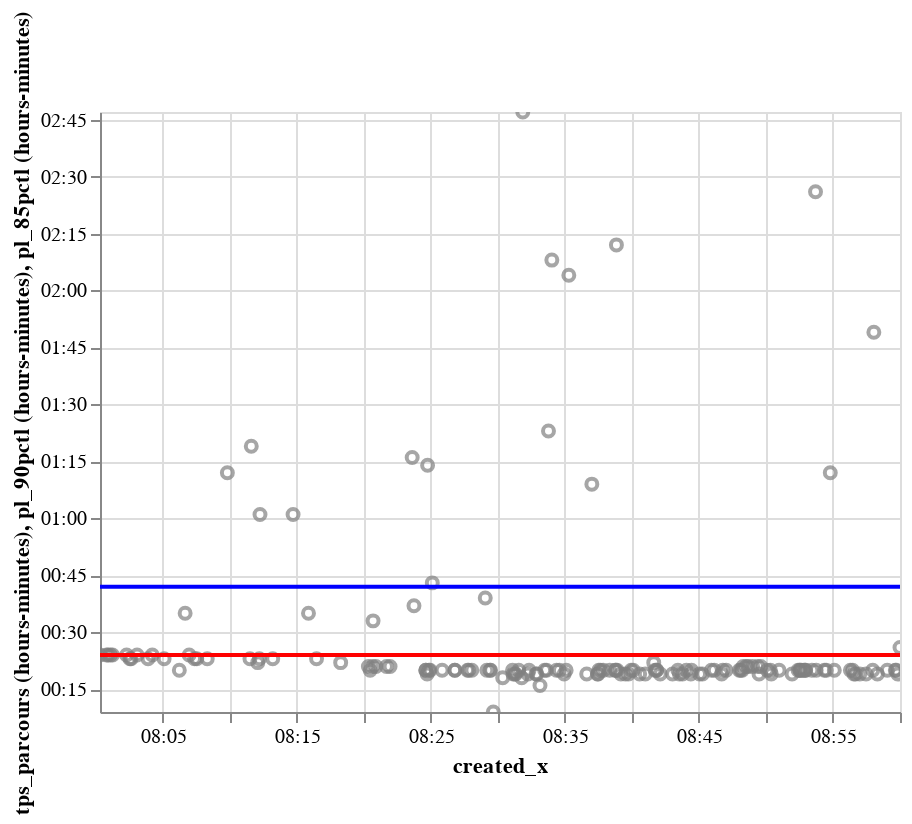

Notebook code cell kept with this figure:
### Code cell
graph

### Figure 1 — Vega-Lite specification as saved in the notebook (floating-point values rounded to 4 significant figures; data arrays with more than 128 entries replaced by an {"elided": "..."} marker saying what was removed)
{"$schema": "https://vega.github.io/schema/vega-lite/v2.6.0.json", "config": {"view": {"height": 300, "width": 400}}, "datasets": {"data-ec1baf1913211088fcb7976d77d36281": {"elided": "159 records"}}, "layer": [{"data": {"name": "data-ec1baf1913211088fcb7976d77d36281"}, "encoding": {"x": {"field": "created_x", "type": "temporal"}, "y": {"field": "tps_parcours", "scale": {"clamp": true}, "timeUnit": "hoursminutes", "type": "temporal"}}, "mark": {"color": "gray", "type": "point"}, "selection": {"selector102": {"bind": "scales", "encodings": ["x", "y"], "mark": {"fill": "#333", "fillOpacity": 0.125, "stroke": "white"}, "on": "[mousedown, window:mouseup] > window:mousemove!", "resolve": "global", "translate": "[mousedown, window:mouseup] > window:mousemove!", "type": "interval", "zoom": "wheel!"}}}, {"data": {"name": "data-ec1baf1913211088fcb7976d77d36281"}, "encoding": {"x": {"field": "created_x", "type": "temporal"}, "y": {"field": "pl_90pctl", "timeUnit": "hoursminutes", "type": "temporal"}}, "mark": {"color": "blue", "type": "line"}}, {"data": {"name": "data-ec1baf1913211088fcb7976d77d36281"}, "encoding": {"x": {"field": "created_x", "type": "temporal"}, "y": {"field": "pl_85pctl", "timeUnit": "hoursminutes", "type": "temporal"}}, "mark": {"color": "red", "type": "line"}}]}
